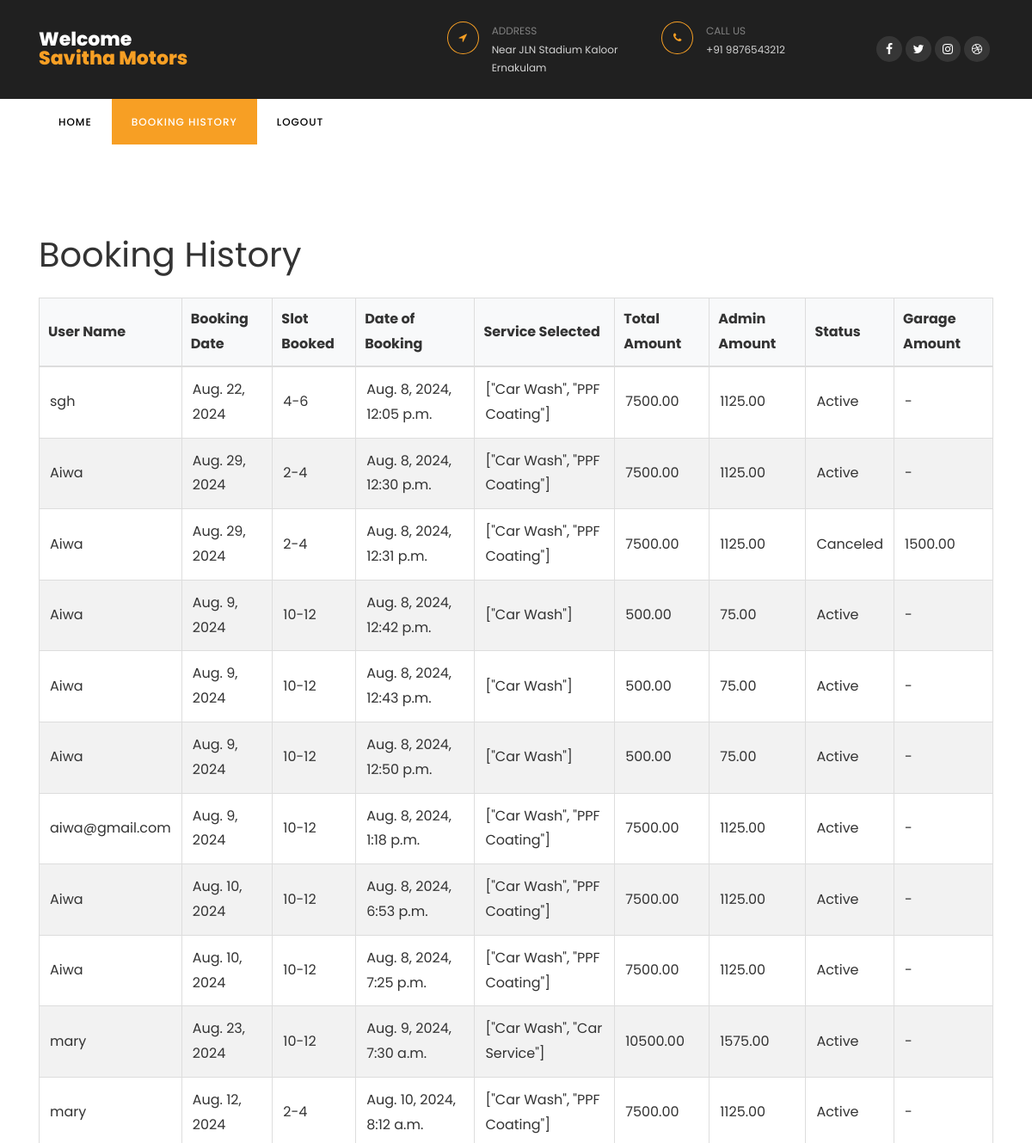
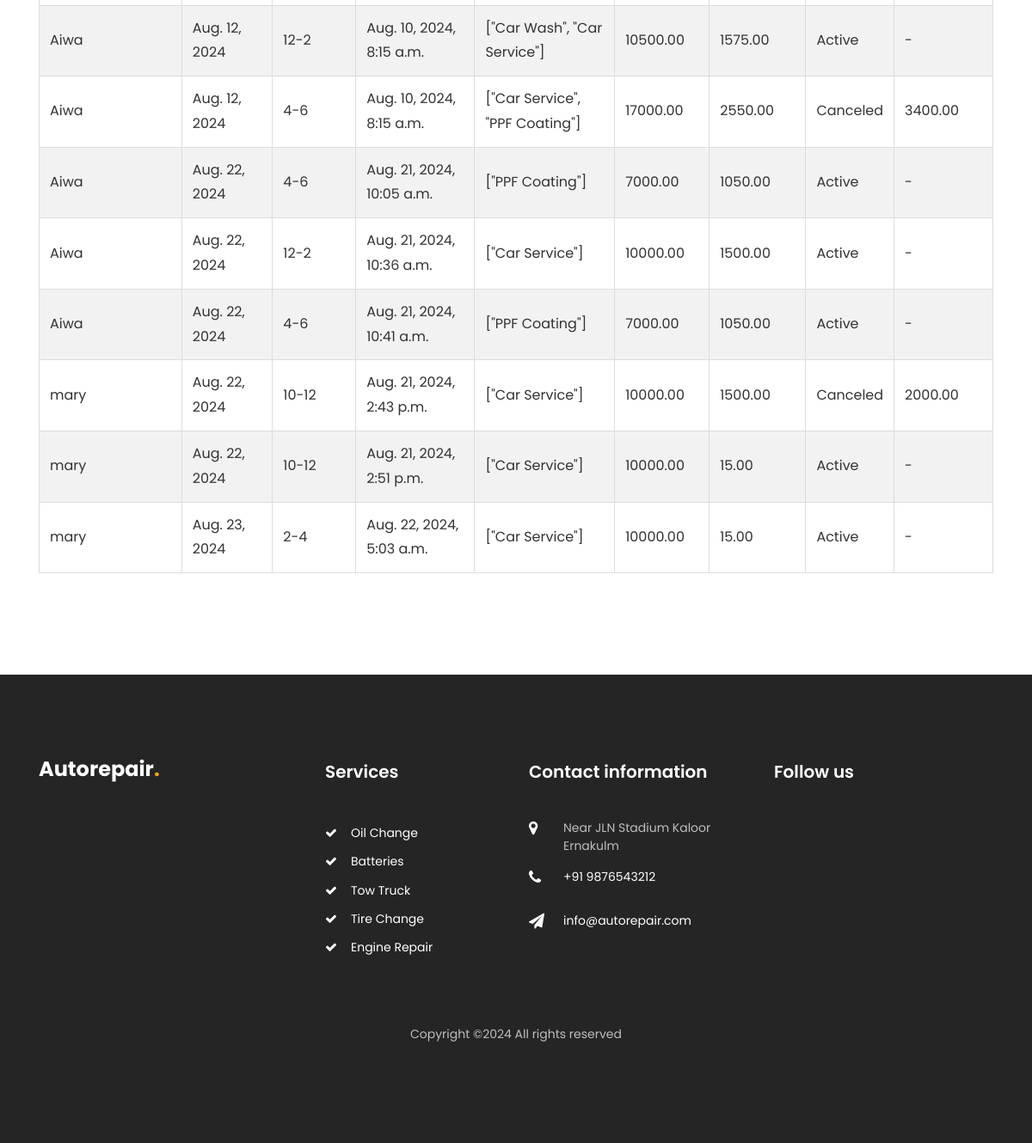
/booking-history/ (signed in), run on the app's committed database (2 pictures, top to bottom).
### car/models.py (models this page shows, shortened)
class User(AbstractBaseUser, PermissionsMixin):
    username = models.CharField(max_length=150, unique=True)
    email = models.EmailField(unique=True)
    phone = models.CharField(max_length=12)
    role = models.CharField(max_length=50, blank=True, null=True)
    is_staff = models.BooleanField(default=False)
    is_active = models.BooleanField(default=True)
    groups = models.ManyToManyField(Group, related_name='custom_user_groups')
    user_permissions = models.ManyToManyField(Permission, related_name='custom_user_permissions')
    objects = CustomUserManager()
    USERNAME_FIELD = 'email'
    REQUIRED_FIELDS = ['username']

class BookingHistory(models.Model):
    garage_name = models.CharField(max_length=255)
    user_name = models.CharField(max_length=255)
    date_booked = models.DateField()
    slot_booked = models.CharField(max_length=30)
    date_of_booking = models.DateTimeField(default=timezone.now)
    service_selected = models.CharField(max_length=255)
    total_amount = models.DecimalField(max_digits=10, decimal_places=2)
    card_number = models.CharField(max_length=16)
    cvv = models.CharField(max_length=3)
    admin_amount = models.DecimalField(max_digits=10, decimal_places=2, blank=True, null=True)
    is_canceled = models.BooleanField(default=False)
    final_price = models.DecimalField(max_digits=10, decimal_places=2, blank=True, null=True, default=0)
    garage_earnings = models.DecimalField(max_digits=10, decimal_places=2, blank=True, null=True, default=0)

### car/views.py (the view, shortened to what this page needs)
# urls.py: path('booking-history/', views.booking_history, name='booking_history'),
@login_required
def booking_history(request):
    user = request.user
    today = date.today()
    if user.role == 'garage':
        try:
            garage = Garage.objects.get(user=user)
            garage_name = garage.user.username  # Assuming `location` represents the garage name
            booking_history = BookingHistory.objects.filter(garage_name=garage_name)
            context = {
                'booking_history': booking_history,
                'viewing_as': 'garage'
            }
        except Garage.DoesNotExist:
            return HttpResponseForbidden("No associated garage found.")
    else:
        return HttpResponseForbidden("Access denied.")
    return render(request, 'booking_history.html', context)

### templates/booking_history.html (shortened to what this page needs)
{% load static %}
<!DOCTYPE html>
<html lang="en">
  <head>
    <link rel="stylesheet" href="https://stackpath.bootstrapcdn.com/font-awesome/4.7.0/css/font-awesome.min.css">
    <link rel="stylesheet" href="{% static 'css/animate.css' %}">
    <link rel="stylesheet" href="{% static 'css/owl.carousel.min.css' %}">
    <link rel="stylesheet" href="{% static 'css/owl.theme.default.min.css' %}">
    <link rel="stylesheet" href="{% static 'css/magnific-popup.css' %}">
    <link rel="stylesheet" href="{% static 'css/bootstrap-datepicker.css' %}">
    <link rel="stylesheet" href="{% static 'css/jquery.timepicker.css' %}">
    <link rel="stylesheet" href="{% static 'css/flaticon.css' %}">
    <link rel="stylesheet" href="{% static 'css/style.css' %}">
  </head>
  <body>
    <div class="wrap">
        <div class="container">
            <div class="row justify-content-between">
                <div class="col-md-3 d-flex align-items-center">
                    <a class="navbar-brand" href="/">Welcome<br><span>{{ user.username }}</span></a>
                </div>
                <div class="col-md-7">
                    <div class="row">
                        <div class="col">
                            <div class="top-wrap d-flex">
                                <div class="icon d-flex align-items-center justify-content-center"><span class="fa fa-location-arrow"></span></div>
                                <div class="text"><span>Address</span><span>Near JLN Stadium Kaloor Ernakulam</span></div>
                            </div>
                        </div>
                        <div class="col">
                            <div class="top-wrap d-flex">
                                <div class="icon d-flex align-items-center justify-content-center"><span class="fa fa-phone"></span></div>
                                <div class="text"><span>Call us</span><span>+91 9876543212</span></div>
                            </div>
                        </div>
                        <div class="col-md-3 d-flex justify-content-end align-items-center">
                            <div class="social-media">
                                <p class="mb-0 d-flex">
                                    <a href="#" class="d-flex align-items-center justify-content-center"><span class="fa fa-facebook"><i class="sr-only">Facebook</i></span></a>
                                    <a href="#" class="d-flex align-items-center justify-content-center"><span class="fa fa-twitter"><i class="sr-only">Twitter</i></span></a>
                                    <a href="#" class="d-flex align-items-center justify-content-center"><span class="fa fa-instagram"><i class="sr-only">Instagram</i></span></a>
                                    <a href="#" class="d-flex align-items-center justify-content-center"><span class="fa fa-dribbble"><i class="sr-only">Dribbble</i></span></a>
                                </p>
                            </div>
                        </div>
                    </div>
                </div>
            </div>
        </div>
    </div>
    <nav class="navbar navbar-expand-lg navbar-dark ftco_navbar bg-dark ftco-navbar-light" id="ftco-navbar">
        <div class="container">
            <div class="collapse navbar-collapse" id="ftco-nav">
                <ul class="navbar-nav mr-auto">
                    <li class="nav-item"><a href="javascript:history.back()" class="nav-link">Home</a></li>
                    <li class="nav-item active"><a href="{% url 'booking_history' %}" class="nav-link">Booking History</a></li>
                    <li class="nav-item"><a href="/" class="nav-link">Logout</a></li>
                </ul>
            </div>
        </div>
    </nav>
    <section class="ftco-section">
        <div class="container">
            <h1>Booking History</h1>
            <table border="1">
                <thead>
                    <tr>
                        {% if viewing_as == 'garage' %}
                            <th>User Name</th>
                        {% else %}
                            <th>Garage Name</th>
                        {% endif %}
                        <th>Booking Date</th>
                        <th>Slot Booked</th>
                        <th>Date of Booking</th>
                        <th>Service Selected</th>
                        <th>Total Amount</th>
                        {% if viewing_as == 'garage' %}
                            <th>Admin Amount</th>
                            <th>Status</th>
                            <th>Garage Amount</th>
                        {% endif %}
                    </tr>
                </thead>
                <tbody>
                    {% for booking in booking_history %}
                    <tr>
                        {% if viewing_as == 'garage' %}
                            <td>{{ booking.user_name }}</td>
                        {% else %}
                            <td>{{ booking.garage_name }}</td>
                        {% endif %}
                        <td>{{ booking.date_booked }}</td>
                        <td>{{ booking.slot_booked }}</td>
                        <td>{{ booking.date_of_booking }}</td>
                        <td>{{ booking.service_selected }}</td>
                        <td>{{ booking.total_amount }}</td>
                        {% if viewing_as == 'garage' %}
                            <td>{{ booking.admin_amount }}</td>
                            <td>
                                {% if booking.is_canceled %}
                                    Canceled
                                {% else %}
                                    Active
                                {% endif %}
                            </td>
                            <td>
                                {% if booking.is_canceled %}
                                    {{ booking.garage_earnings }}
                                {% else %}
                                    -
                                {% endif %}
                            </td>
                        {% endif %}
                    </tr>
                    {% empty %}
                    <tr>
                        <td colspan="7">No bookings found.</td>
                    </tr>
                    {% endfor %}
                </tbody>
            </table>
        </div>
    </section>
    <footer class="footer ftco-section">
        <div class="container">
            <div class="row mb-5">
                <div class="col-md-6 col-lg">
                    <div class="ftco-footer-widget mb-4">
                        <h2 class="logo"><a href="/">Autorepair<span>.</span></a></h2>
                    </div>
                </div>
                <div class="col-md-6 col-lg">
                    <div class="ftco-footer-widget mb-4 ml-md-5">
                        <h2 class="ftco-heading-2">Services</h2>
                        <ul class="list-unstyled">
                            <li><a href="#" class="py-1 d-block"><span class="fa fa-check mr-3"></span>Oil Change</a></li>
                            <li><a href="#" class="py-1 d-block"><span class="fa fa-check mr-3"></span>Batteries</a></li>
                            <li><a href="#" class="py-1 d-block"><span class="fa fa-check mr-3"></span>Tow Truck</a></li>
                            <li><a href="#" class="py-1 d-block"><span class="fa fa-check mr-3"></span>Tire Change</a></li>
                            <li><a href="#" class="py-1 d-block"><span class="fa fa-check mr-3"></span>Engine Repair</a></li>
                        </ul>
                    </div>
                </div>
                <div class="col-md-6 col-lg">
                    <div class="ftco-footer-widget mb-4">
                        <h2 class="ftco-heading-2">Contact information</h2>
                        <div class="block-23 mb-3">
                            <ul>
                                <li><span class="icon fa fa-map-marker"></span><span class="text">Near JLN Stadium Kaloor Ernakulm</span></li>
                                <li><a href="#"><span class="icon fa fa-phone"></span><span class="text">+91 9876543212</span></a></li>
                                <li><a href="#"><span class="icon fa fa-paper-plane"></span><span class="text">info@autorepair.com</span></a></li>
                            </ul>
                        </div>
                    </div>
                </div>
                <div class="col-md-6 col-lg">
                    <div class="ftco-footer-widget mb-4">
                        <h2 class="ftco-heading-2">Follow us</h2>
                        <div class="opening-hours">
                            <p class="mb-0 d-flex">
                                <ul class="ftco-footer-social list-unstyled float-md-left float-lft mt-4">
                                </ul>
                            </p>
                        </div>
                    </div>
                </div>
            </div>
            <div class="row">
                <div class="col-md-12 text-center">
                    <p>
                        Copyright &copy;<script>document.write(new Date().getFullYear());</script> All rights reserved
                        </p>
                </div>
            </div>
        </div>
    </footer>
  </body>
</html>

### templates/booking_history.html (style rules this page uses)
table { width: 100%; border-collapse: collapse; margin: 20px 0; font-size: 16px; color: #333; }
thead th { background-color: #f8f9fa; color: #333; padding: 10px; text-align: left; border-bottom: 2px solid #ddd; }
tbody tr:nth-child(even) { background-color: #f2f2f2; }
td, th { padding: 12px; border: 1px solid #ddd; text-align: left; }

### data on the page
User: username "Savitha Motors"
BookingHistory: user_name "sgh", date_booked "Aug. 22, 2024", slot_booked "4-6", date_of_booking "Aug. 8, 2024, 12:05 p.m.", service_selected "[\"Car Wash\", \"PPF Coating\"]", total_amount "7500.00", admin_amount "1125.00", is_canceled "Active"
BookingHistory: user_name "Aiwa", date_booked "Aug. 29, 2024", slot_booked "2-4", date_of_booking "Aug. 8, 2024, 12:30 p.m.", service_selected "[\"Car Wash\", \"PPF Coating\"]", total_amount "7500.00", admin_amount "1125.00", is_canceled "Active"
BookingHistory: user_name "Aiwa", date_booked "Aug. 29, 2024", slot_booked "2-4", date_of_booking "Aug. 8, 2024, 12:31 p.m.", service_selected "[\"Car Wash\", \"PPF Coating\"]", total_amount "7500.00", admin_amount "1125.00", is_canceled "Canceled", garage_earnings "1500.00"
BookingHistory: user_name "Aiwa", date_booked "Aug. 9, 2024", slot_booked "10-12", date_of_booking "Aug. 8, 2024, 12:42 p.m.", service_selected "[\"Car Wash\"]", total_amount "500.00", admin_amount "75.00", is_canceled "Active"
BookingHistory: user_name "Aiwa", date_booked "Aug. 9, 2024", slot_booked "10-12", date_of_booking "Aug. 8, 2024, 12:43 p.m.", service_selected "[\"Car Wash\"]", total_amount "500.00", admin_amount "75.00", is_canceled "Active"
BookingHistory: user_name "Aiwa", date_booked "Aug. 9, 2024", slot_booked "10-12", date_of_booking "Aug. 8, 2024, 12:50 p.m.", service_selected "[\"Car Wash\"]", total_amount "500.00", admin_amount "75.00", is_canceled "Active"
BookingHistory: user_name "aiwa@gmail.com", date_booked "Aug. 9, 2024", slot_booked "10-12", date_of_booking "Aug. 8, 2024, 1:18 p.m.", service_selected "[\"Car Wash\", \"PPF Coating\"]", total_amount "7500.00", admin_amount "1125.00", is_canceled "Active"
BookingHistory: user_name "Aiwa", date_booked "Aug. 10, 2024", slot_booked "10-12", date_of_booking "Aug. 8, 2024, 6:53 p.m.", service_selected "[\"Car Wash\", \"PPF Coating\"]", total_amount "7500.00", admin_amount "1125.00", is_canceled "Active"
BookingHistory: user_name "Aiwa", date_booked "Aug. 10, 2024", slot_booked "10-12", date_of_booking "Aug. 8, 2024, 7:25 p.m.", service_selected "[\"Car Wash\", \"PPF Coating\"]", total_amount "7500.00", admin_amount "1125.00", is_canceled "Active"
BookingHistory: user_name "mary", date_booked "Aug. 23, 2024", slot_booked "10-12", date_of_booking "Aug. 9, 2024, 7:30 a.m.", service_selected "[\"Car Wash\", \"Car Service\"]", total_amount "10500.00", admin_amount "1575.00", is_canceled "Active"
BookingHistory: user_name "mary", date_booked "Aug. 12, 2024", slot_booked "2-4", date_of_booking "Aug. 10, 2024, 8:12 a.m.", service_selected "[\"Car Wash\", \"PPF Coating\"]", total_amount "7500.00", admin_amount "1125.00", is_canceled "Active"
BookingHistory: user_name "Aiwa", date_booked "Aug. 12, 2024", slot_booked "12-2", date_of_booking "Aug. 10, 2024, 8:15 a.m.", service_selected "[\"Car Wash\", \"Car Service\"]", total_amount "10500.00", admin_amount "1575.00", is_canceled "Active"
BookingHistory: user_name "Aiwa", date_booked "Aug. 12, 2024", slot_booked "4-6", date_of_booking "Aug. 10, 2024, 8:15 a.m.", service_selected "[\"Car Service\", \"PPF Coating\"]", total_amount "17000.00", admin_amount "2550.00", is_canceled "Canceled", garage_earnings "3400.00"
BookingHistory: user_name "Aiwa", date_booked "Aug. 22, 2024", slot_booked "4-6", date_of_booking "Aug. 21, 2024, 10:05 a.m.", service_selected "[\"PPF Coating\"]", total_amount "7000.00", admin_amount "1050.00", is_canceled "Active"
BookingHistory: user_name "Aiwa", date_booked "Aug. 22, 2024", slot_booked "12-2", date_of_booking "Aug. 21, 2024, 10:36 a.m.", service_selected "[\"Car Service\"]", total_amount "10000.00", admin_amount "1500.00", is_canceled "Active"
BookingHistory: user_name "Aiwa", date_booked "Aug. 22, 2024", slot_booked "4-6", date_of_booking "Aug. 21, 2024, 10:41 a.m.", service_selected "[\"PPF Coating\"]", total_amount "7000.00", admin_amount "1050.00", is_canceled "Active"
BookingHistory: user_name "mary", date_booked "Aug. 22, 2024", slot_booked "10-12", date_of_booking "Aug. 21, 2024, 2:43 p.m.", service_selected "[\"Car Service\"]", total_amount "10000.00", admin_amount "1500.00", is_canceled "Canceled", garage_earnings "2000.00"
BookingHistory: user_name "mary", date_booked "Aug. 22, 2024", slot_booked "10-12", date_of_booking "Aug. 21, 2024, 2:51 p.m.", service_selected "[\"Car Service\"]", total_amount "10000.00", admin_amount "15.00", is_canceled "Active"
BookingHistory: user_name "mary", date_booked "Aug. 23, 2024", slot_booked "2-4", date_of_booking "Aug. 22, 2024, 5:03 a.m.", service_selected "[\"Car Service\"]", total_amount "10000.00", admin_amount "15.00", is_canceled "Active"
